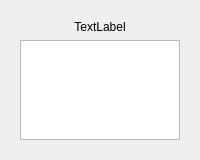
                <widget class="QWidget" name="tab_4">
                 <attribute name="title">
                  <string>Obj. Info</string>
                 </attribute>
                 <layout class="QVBoxLayout" name="verticalLayout_8">
                  <item>
                   <widget class="QFrame" name="groupSearch_2">
                    <layout class="QVBoxLayout" name="verticalLayout_7">
                     <item>
                      <widget class="QLabel" name="labelVisibility">
                       <property name="text">
                        <string>TextLabel</string>
                       </property>
                       <property name="alignment">
                        <set>Qt::AlignCenter</set>
                       </property>
                      </widget>
                     </item>
                     <item>
                      <widget class="QTextEdit" name="txtObjInfo">
                       <property name="sizePolicy">
                        <sizepolicy hsizetype="Expanding" vsizetype="MinimumExpanding">
                         <horstretch>0</horstretch>
                         <verstretch>0</verstretch>
                        </sizepolicy>
                       </property>
                       <property name="minimumSize">
                        <size>
                         <width>0</width>
                         <height>100</height>
                        </size>
                       </property>
                       <property name="sizeAdjustPolicy">
                        <enum>QAbstractScrollArea::AdjustToContents</enum>
                       </property>
                       <property name="readOnly">
                        <bool>true</bool>
                       </property>
                      </widget>
                     </item>
                    </layout>
                   </widget>
                  </item>
                 </layout>
                </widget>
